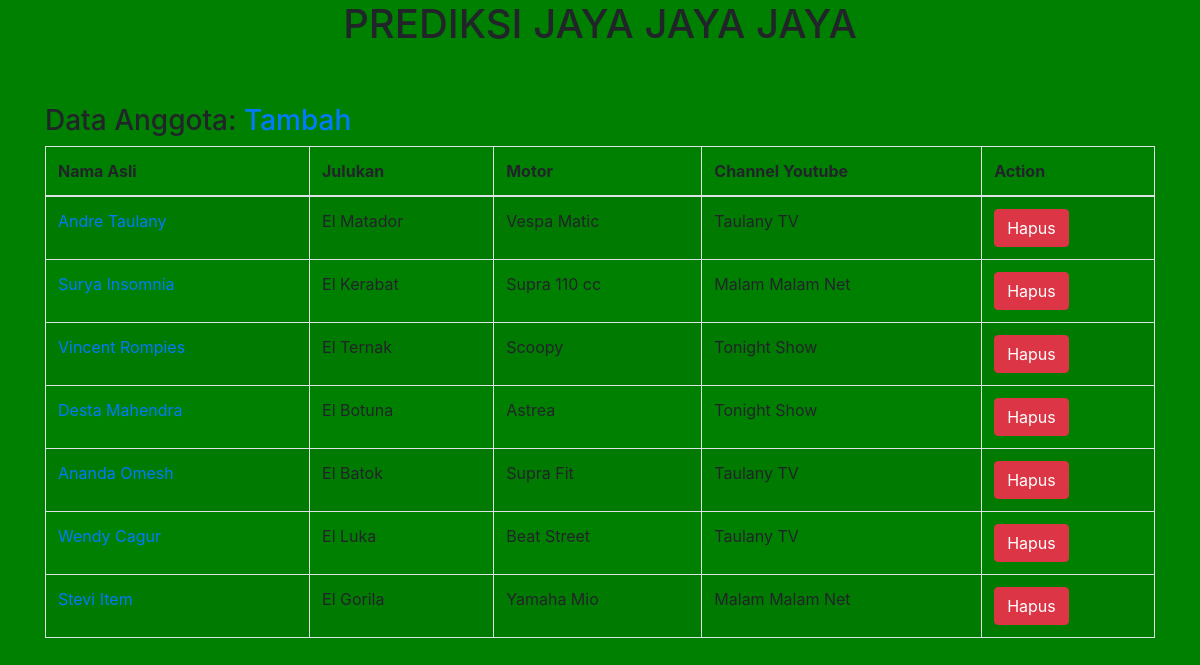
Page /anggota/ on the committed database.
### pred/models.py (models this page shows, shortened)
class Anggota(models.Model):
	Nama_Asli = models.CharField(max_length=30)
	Julukan = models.CharField(max_length=30)
	Motor = models.CharField(max_length=30)
	Channel_yt_id = models.ForeignKey(Channel_yt, on_delete=models.CASCADE, null=True)

class Channel_yt(models.Model):
	Channel = models.CharField(max_length=30)
	Keterangan = models.TextField()
	def __str__(self):
		return self.Channel

### pred/views.py (the view)
# urls.py: path('anggota/', anggota, name = 'anggota'),
def anggota(request):
	a =Anggota.objects.all()
	konteks = {
		'a' : a
	}
	return render(request, 'anggota.html', konteks)

### pred/templates/anggota.html (shortened to what this page needs)
{% extends 'base.html' %}
{% block content %}
	<div class="container">
		<h3>
			Data Anggota:
			<a href="{% url 'tambah_anggota' %}">Tambah</a>
		</h3>
		<table class="table table-bordered table-striped " >
			<thead>
				<tr>
					<th>Nama Asli</th>
					<th>Julukan</th>
					<th>Motor</th>
					<th>Channel Youtube</th>
					<th>Action</th>
				</tr>
			</thead>
			<tbody>
				{% for x in a %}
				<tr>
					<td><a href="{% url 'ubah_anggota' x.id%}">{{x.Nama_Asli}}</a></td>
					<td>{{x.Julukan}}</td>
					<td>{{x.Motor}}</td>
					<td>{{x.Channel_yt_id}}</td>
					<td>
						<button class="btn btn-danger" data-toggle="modal" data-target="#hapus-{{x.id}}" >Hapus</button>
					</td>
				</tr>
				{% endfor %}
			</tbody>
		</table>
	</div>
{% endblock %}

### templates/base.html (shortened to what this page needs)
{%load static%}
<!DOCTYPE html>
<html>
<head>
	<link rel="stylesheet" type="text/css" href="{% static 'css/bootstrap.min.css'%}">
	<link rel="stylesheet" type="text/css" href="{% static 'css/style.css' %}">
</head>
<body class="body">
	{% include 'judul.html' %}
	{% block content %}
	{% endblock %}
</body>
</html>

### templates/judul.html
<center>
	<h1>PREDIKSI JAYA JAYA JAYA</h1><br><br>
</center>

### static/css/style.css (style rules this page uses)
.body { background-color: green; }

### rows in the picture
Anggota: Nama_Asli "Andre Taulany", Julukan "El Matador", Motor "Vespa Matic", Channel_yt_id "Taulany TV"
Anggota: Nama_Asli "Surya Insomnia", Julukan "El Kerabat", Motor "Supra 110 cc", Channel_yt_id "Malam Malam Net"
Anggota: Nama_Asli "Vincent Rompies", Julukan "El Ternak", Motor "Scoopy", Channel_yt_id "Tonight Show"
Anggota: Nama_Asli "Desta Mahendra", Julukan "El Botuna", Motor "Astrea", Channel_yt_id "Tonight Show"
Anggota: Nama_Asli "Ananda Omesh", Julukan "El Batok", Motor "Supra Fit", Channel_yt_id "Taulany TV"
Anggota: Nama_Asli "Wendy Cagur", Julukan "El Luka", Motor "Beat Street", Channel_yt_id "Taulany TV"
Anggota: Nama_Asli "Stevi Item", Julukan "El Gorila", Motor "Yamaha Mio", Channel_yt_id "Malam Malam Net"
